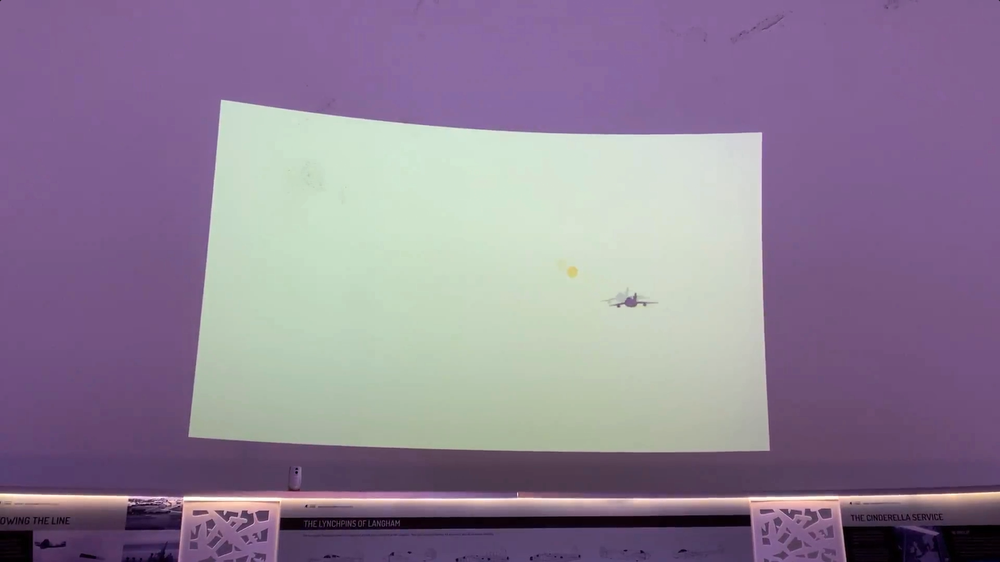
#> input picture imgs/dot.PNG, 1000 x 562 px, shrunk from 1920 x 1080 before the run, found by its file name
$ python dot_CMY_mask_testing.py
#> lines starting #> are read from the running program, lines starting #| are printed output that depends on the picture
#> further down, img is the input picture: shape (562, 1000, 3); mean B, G, R 148.7, 126.7, 141.9
### conversions.py
###  This script holds function(s) that convert from BGR colour space to unique colour spaces OpenCV doesnt provide

import cv2

def cmyConversion(img):
    #split channels for CMY conversion
    blue_channel, green_channel, red_channel = cv2.split(img)
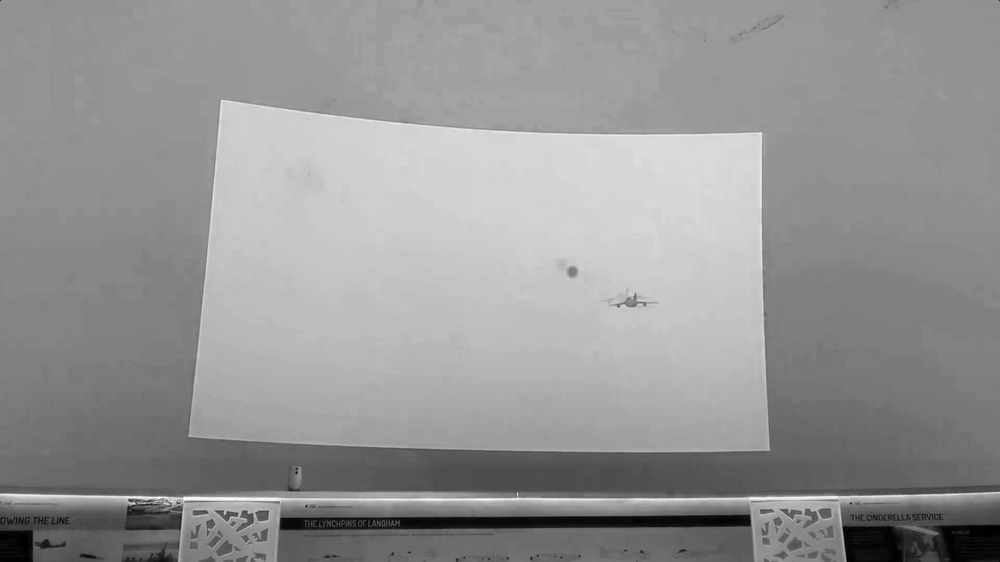
#> blue_channel: shape (562, 1000); min 0, max 255, mean 148.7
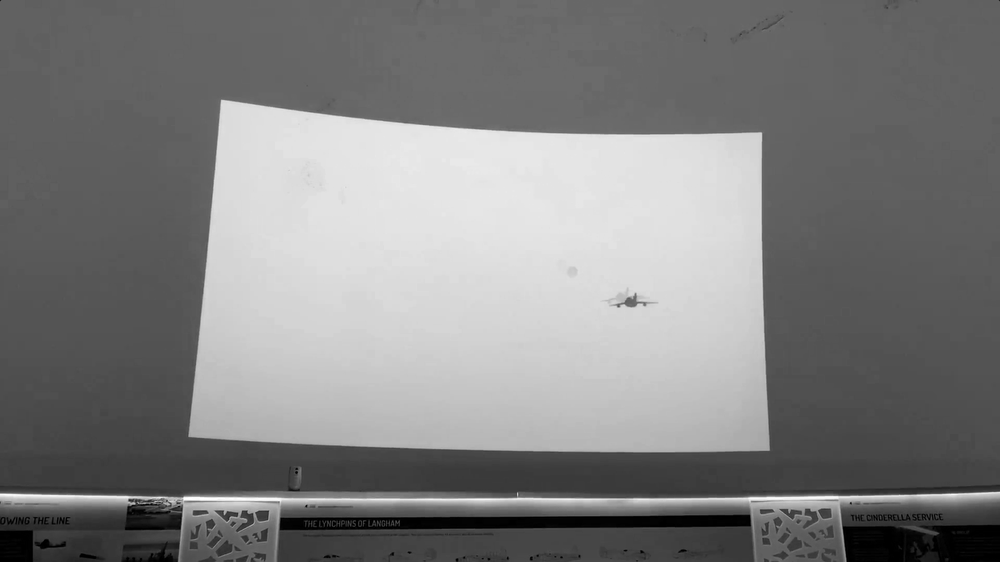
#> green_channel: shape (562, 1000); min 0, max 255, mean 126.7
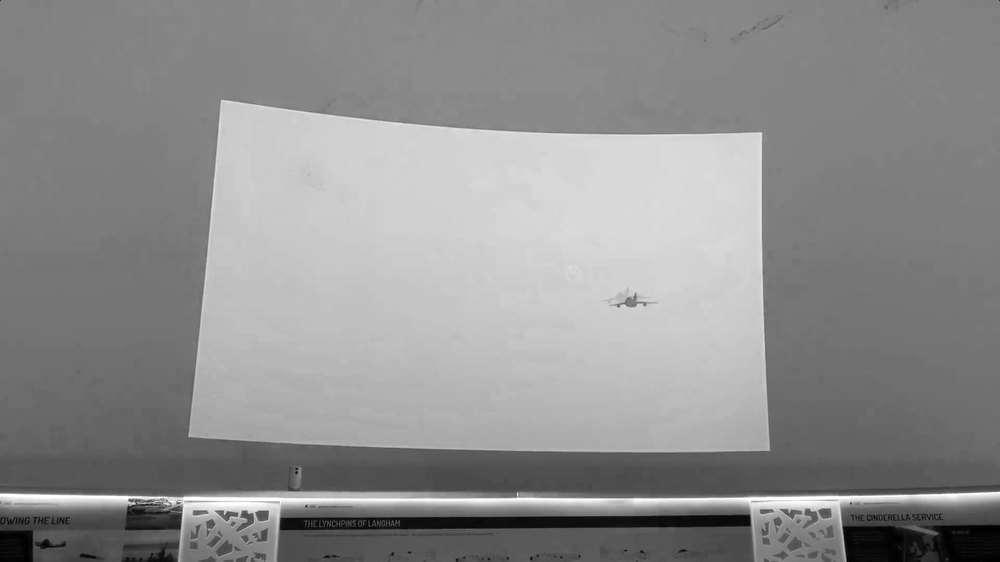
#> red_channel: shape (562, 1000); min 0, max 255, mean 141.9

    #calculate the CMY channels
    cyan_channel = 1 - red_channel
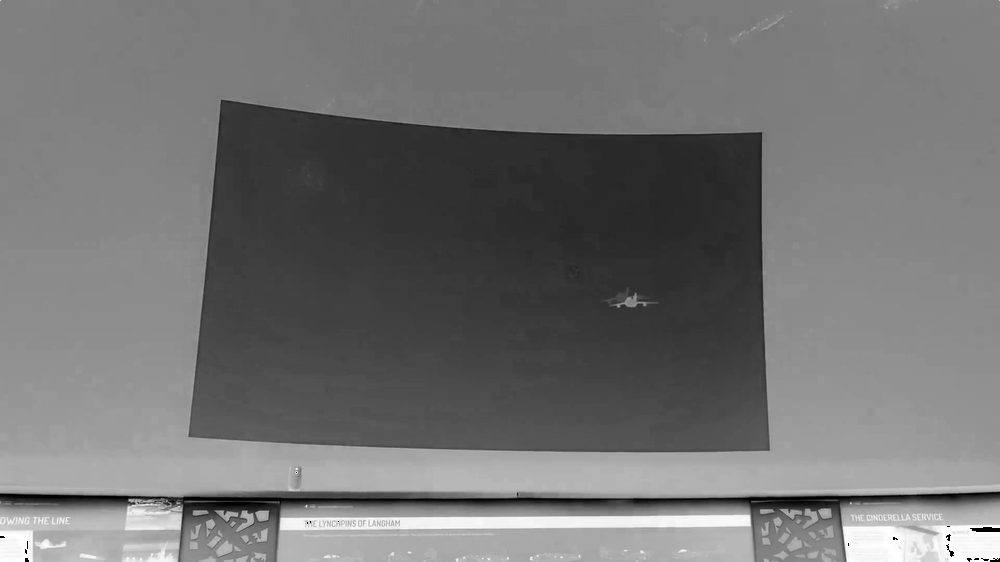
#> cyan_channel: shape (562, 1000); min 0, max 255, mean 114.9
    magenta_channel = 1 - green_channel
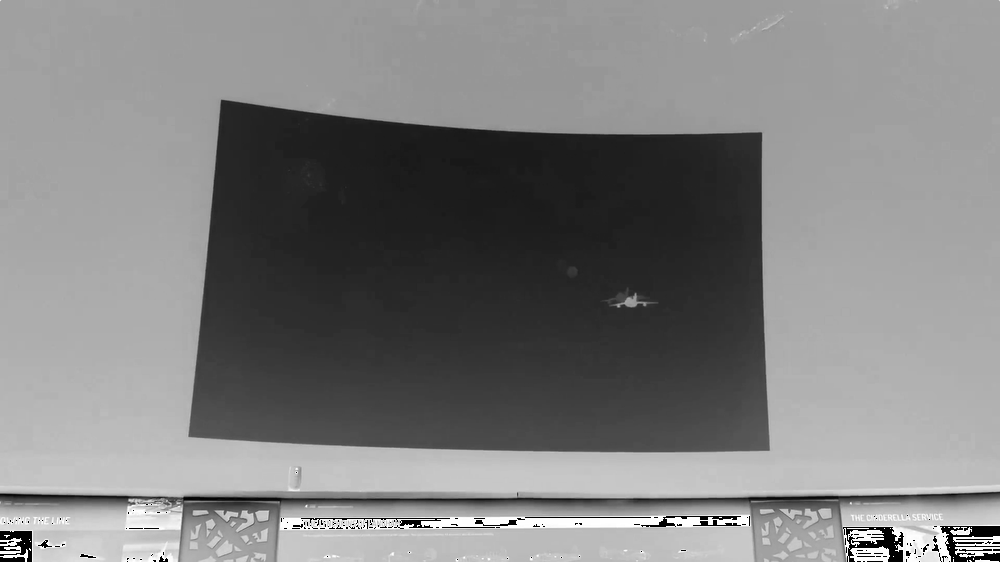
#> magenta_channel: shape (562, 1000); min 0, max 255, mean 128.2
    yellow_channel = 1 - blue_channel
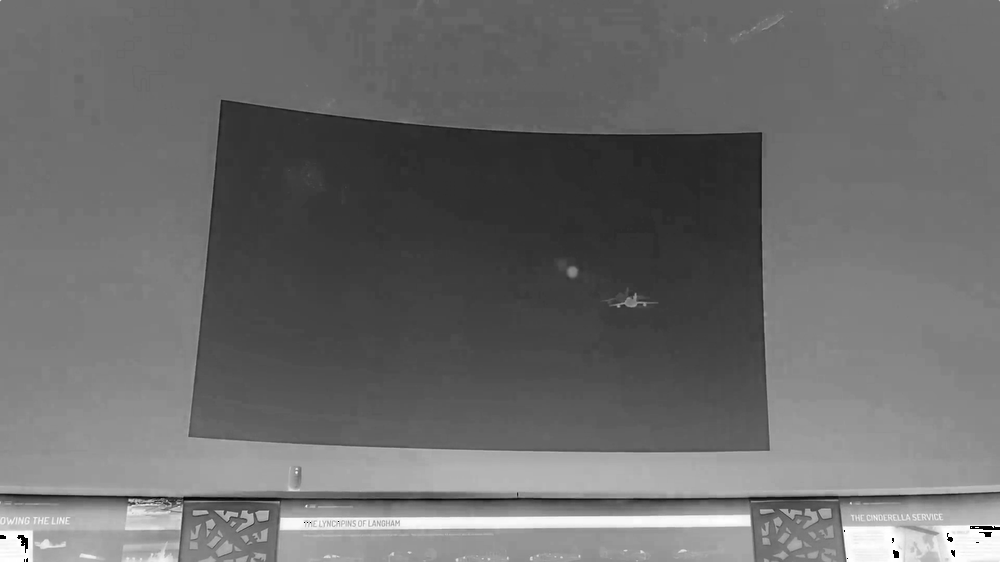
#> yellow_channel: shape (562, 1000); min 0, max 255, mean 108.1

    #merge the CMY channels into a single image
    cmy_img = cv2.merge((cyan_channel, magenta_channel, yellow_channel))
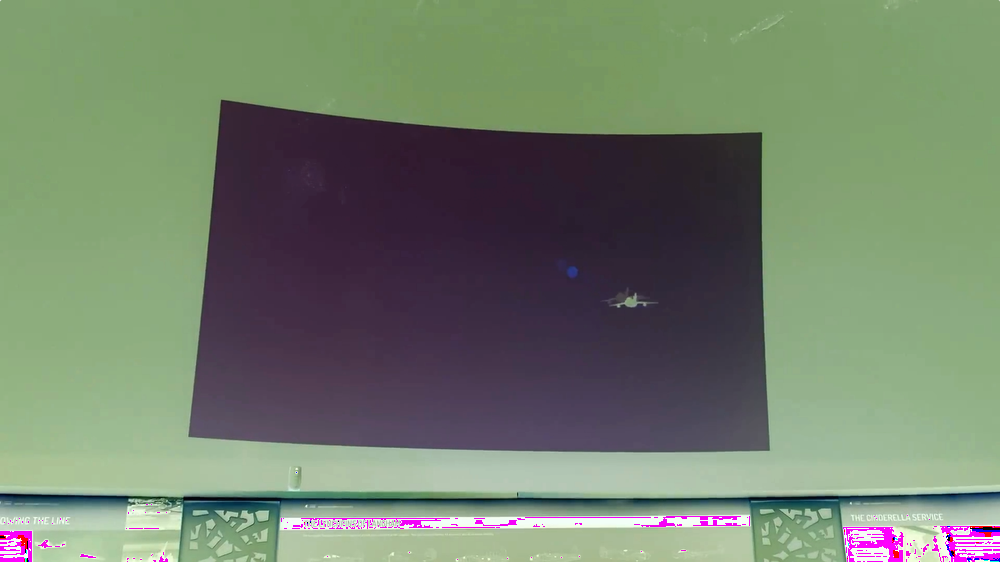
#> cmy_img: shape (562, 1000, 3); mean R, G, B 114.9, 128.2, 108.1
    return(cmy_img)

### testing scripts/dot_CMY_mask_testing.py
from conversions import cmyConversion
import numpy as np
import cv2


i = 0
cyanL = [20]
magentaL = [90]
yellowL = [120]

reticule_path = ("./imgs/reticule.png")
reticule_dot_path = ("./imgs/reticuleAndDot.png")
dot_path = ("./imgs/dot.png")

#this code runs through every possible value in the colour lists
for cyan_value in cyanL:
    for magenta_value in magentaL:
        for yellow_value in yellowL:
            #counter so i know how close it is to being finished
            print(i)
            i=i+1
            img = cv2.imread(dot_path)
            if img is not None:
                conversion = cmyConversion(img)
                cmy_img = conversion[0]
#> cmy_img = 1000 rows, first 8: [210, 226, 204], [140, 169, 128], [126, 159, 111], [128, 160, 112], [128, 160, 112], [128, 160, 112], [128, 160, 112], [128, 160, 112]

                #create mask from the current parameters
                dot_mask = (conversion[1] > cyan_value) & (conversion[2] < magenta_value) & (conversion[3] > yellow_value)
#> dot_mask = 1000 rows, first 8: [False, False, False], [False, False, False], [False, False, False], [False, False, False], [False, False, False], [False, False, False], [False, False, False], [False, False, False]

                #create an output image
                result = np.zeros_like(cmy_img)
                result[dot_mask] = cmy_img[dot_mask]

                #shows image
                cv2.imshow('Red Mask', result)
                cv2.waitKey(0)
                cv2.destroyAllWindows()

                #saves image
                img_name = str("C"+str(cyan_value)+"_"+"M"+str(magenta_value)+"_"+"Y"+str(yellow_value)+".jpg")
                img_path = ("testing_images/"+img_name)
                cv2.imwrite(img_path, result)
            else:
                print("Error: Unable to load the image.")
